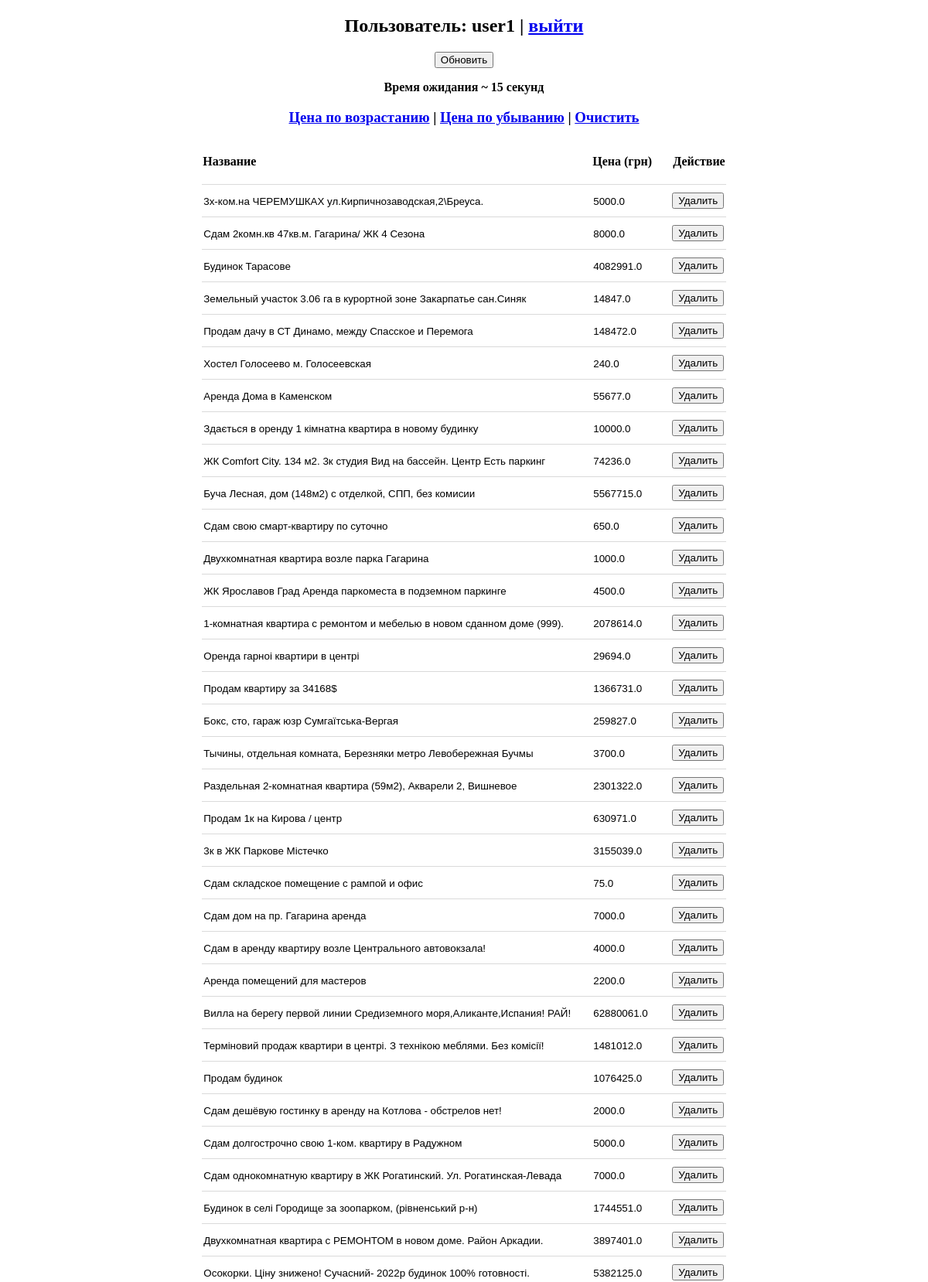
The page / (signed in, upper part) on the database its author committed.
### main.py (models this page shows, shortened)
class Users(db.Model):
    id = db.Column(db.Integer, primary_key=True)
    login = db.Column(db.String(100), nullable=False)
    password = db.Column(db.String(255), nullable=False)
    access_level = db.Column(db.Integer, nullable=False)

class Advertisements(db.Model):
    id = db.Column(db.Integer, primary_key=True)
    title = db.Column(db.String(100), nullable=False)
    price = db.Column(db.Float, nullable=False)
    photo = db.Column(db.String(255), nullable=False)
    seller_name = db.Column(db.String(255), nullable=False)

### main.py (the view, shortened to what this page needs)
@app.route('/', methods=['GET', 'POST'])
def index():
    try:
        user_id = session['user_id']
    except:
        return redirect(url_for('login'))
    user = Users.query.get(user_id)
    if request.args.get('user') == 'logout':
        del session['user_id']
        return redirect(url_for('login'))
    if user.access_level == 1:
        advertisements = Advertisements.query.order_by(Advertisements.id.desc()).limit(100).all()
        estimate_time = 15
    elif user.access_level == 2:
        advertisements = Advertisements.query.order_by(Advertisements.id.desc()).limit(200).all()
        estimate_time = 25
    elif user.access_level == 3:
        advertisements = Advertisements.query.order_by(Advertisements.id.desc()).limit(300).all()
        estimate_time = 35
    else:
        advertisements = []
        estimate_time = 0
    if request.args.get('sort') == 'price_down':
        advertisements.sort(key=lambda x: x.price, reverse=True)
    if request.args.get('sort') == 'price_up':
        advertisements.sort(key=lambda x: x.price, reverse=False)
    data = {
        'user_id': user_id,
        'user_login': Users.query.get(user_id).login,
        'user_access_level': Users.query.get(user_id).access_level,
        'advertisements': advertisements,
        'estimate_time': estimate_time,
    }
    return render_template('main.html', data=data)

### templates/main.html (shortened to what this page needs)
{% extends 'base.html' %}
{% block content %}
    <h2>Пользователь: {{ data['user_login'] }} | <a href="?user=logout">выйти</a></h2>
    <form method="post">
        <input type="submit" name="action" value="Обновить">
        <p><b>Время ожидания ~ {{ data['estimate_time'] }} секунд</b></p>
    </form>
    <h3><a href="?sort=price_up">Цена по возрастанию</a> | <a href="?sort=price_down">Цена по убыванию</a> | <a href="?data=clear">Очистить</a></h3>
    <br>
    {% if data['advertisements'] | length > 0 %}
        <table>
            <thead>
                <tr>
                    <th>Название</th>
                    <th>Цена (грн)</th>
                    <th>Действие</th>
                </tr>
            </thead>
            <tbody>
                {% for adv in data['advertisements'] %}
                    <tr>
                        <form method="post">
                            <td class="title">
                                <input type="text" name="title" value="{{ adv.title }}" readonly>
                            </td>
                            <td class="price">
                                <input type="text" name="price" value="{{ adv.price }}" readonly>
                            </td>
                            <td>
                                <input type="submit" name="action" value="Удалить">
                            </td>
                        </form>
                    </tr>
                {% endfor %}
            </tbody>
        </table>
    {% endif %}
{% endblock content %}

### templates/base.html (shortened to what this page needs)
<!DOCTYPE html>
<html lang="en">
<head>
</head>
<body>
    <center>
        {% block content %}
        {% endblock content %}
    </center>
</body>
</html>

### templates/base.html (style rules this page uses)
table { border-collapse: collapse; }
th { padding-bottom: 20px; text-align: left; }
tr { border-bottom: 1px solid #72727243; }
td { padding: 10px 0; }
td.title input { width: 500px; }
td.price input { width: 100px; }
.title input, .price input, .seller_name input { border: none; }

### rows shown on the page
Users: user_login "user1"
Advertisements: title "3х-ком.на ЧЕРЕМУШКАХ ул.Кирпичнозаводская,2\\Бреуса.", price "5000.0"
Advertisements: title "Сдам 2комн.кв 47кв.м. Гагарина/ ЖК 4 Сезона", price "8000.0"
Advertisements: title "Будинок Тарасове", price "4082991.0"
Advertisements: title "Земельный участок 3.06 га в курортной зоне Закарпатье сан.Синяк", price "14847.0"
Advertisements: title "Продам дачу в СТ Динамо, между Спасское и Перемога", price "148472.0"
Advertisements: title "Хостел Голосеево м. Голосеевская", price "240.0"
Advertisements: title "Аренда Дома в Каменском", price "55677.0"
Advertisements: title "Здається в оренду 1 кімнатна квартира в новому будинку", price "10000.0"
Advertisements: title "ЖК Comfort City. 134 м2. 3к студия Вид на бассейн. Центр Есть паркинг", price "74236.0"
Advertisements: title "Буча Лесная, дом (148м2) с отделкой, СПП, без комисии", price "5567715.0"
Advertisements: title "Сдам свою смарт-квартиру по суточно", price "650.0"
Advertisements: title "Двухкомнатная квартира возле парка Гагарина", price "1000.0"
Advertisements: title "ЖК Ярославов Град Аренда паркоместа в подземном паркинге", price "4500.0"
Advertisements: title "1-комнатная квартира с ремонтом и мебелью в новом сданном доме (999).", price "2078614.0"
Advertisements: title "Оренда гарноі квартири в центрі", price "29694.0"
Advertisements: title "Продам квартиру за 34168$", price "1366731.0"
Advertisements: title "Бокс, сто, гараж юзр Сумгаїтська-Вергая", price "259827.0"
Advertisements: title "Тычины, отдельная комната, Березняки метро Левобережная Бучмы", price "3700.0"
Advertisements: title "Раздельная 2-комнатная квартира (59м2), Акварели 2, Вишневое", price "2301322.0"
Advertisements: title "Продам 1к на Кирова / центр", price "630971.0"
Advertisements: title "3к в ЖК Паркове Містечко", price "3155039.0"
Advertisements: title "Сдам складское помещение с рампой и офис", price "75.0"
Advertisements: title "Сдам дом на пр. Гагарина аренда", price "7000.0"
Advertisements: title "Сдам в аренду квартиру возле Центрального автовокзала!", price "4000.0"
Advertisements: title "Аренда помещений для мастеров", price "2200.0"
Advertisements: title "Вилла на берегу первой линии Средиземного моря,Аликанте,Испания! РАЙ!", price "62880061.0"
Advertisements: title "Терміновий продаж квартири в центрі. З технікою меблями. Без комісії!", price "1481012.0"
Advertisements: title "Продам будинок", price "1076425.0"
Advertisements: title "Сдам дешёвую гостинку в аренду на Котлова - обстрелов нет!", price "2000.0"
Advertisements: title "Сдам долгострочно свою 1-ком. квартиру в Радужном", price "5000.0"
Advertisements: title "Сдам однокомнатную квартиру в ЖК Рогатинский. Ул. Рогатинская-Левада", price "7000.0"
Advertisements: title "Будинок в селі Городище за зоопарком, (рівненський р-н)", price "1744551.0"
Advertisements: title "Двухкомнатная квартира с РЕМОНТОМ в новом доме. Район Аркадии.", price "3897401.0"
Advertisements: title "Осокорки. Ціну знижено! Сучасний- 2022р будинок 100% готовності.", price "5382125.0"

### other values the page prints
{{ data['estimate_time'] }} "15"
